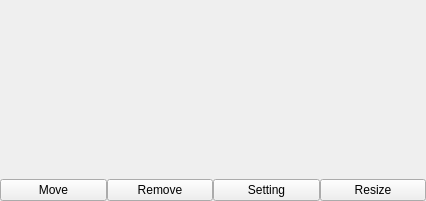
<?xml version="1.0" encoding="UTF-8"?>
<ui version="4.0">
 <class>DeckConfigDisplayBar</class>
 <widget class="QWidget" name="DeckConfigDisplayBar">
  <property name="geometry">
   <rect>
    <x>0</x>
    <y>0</y>
    <width>426</width>
    <height>201</height>
   </rect>
  </property>
  <property name="windowTitle">
   <string>Form</string>
  </property>
  <property name="styleSheet">
   <string notr="true"/>
  </property>
  <layout class="QVBoxLayout" name="verticalLayout">
   <property name="spacing">
    <number>0</number>
   </property>
   <property name="leftMargin">
    <number>0</number>
   </property>
   <property name="topMargin">
    <number>0</number>
   </property>
   <property name="rightMargin">
    <number>0</number>
   </property>
   <property name="bottomMargin">
    <number>0</number>
   </property>
   <item>
    <widget class="QWidget" name="settingWidget" native="true">
     <layout class="QVBoxLayout" name="verticalLayout_2">
      <property name="spacing">
       <number>0</number>
      </property>
      <property name="leftMargin">
       <number>0</number>
      </property>
      <property name="topMargin">
       <number>0</number>
      </property>
      <property name="rightMargin">
       <number>0</number>
      </property>
      <property name="bottomMargin">
       <number>0</number>
      </property>
     </layout>
    </widget>
   </item>
   <item>
    <layout class="QHBoxLayout" name="horizontalLayout">
     <item>
      <widget class="QPushButton" name="moveBtn">
       <property name="text">
        <string>Move</string>
       </property>
      </widget>
     </item>
     <item>
      <widget class="QPushButton" name="removeBtn">
       <property name="text">
        <string>Remove</string>
       </property>
      </widget>
     </item>
     <item>
      <widget class="QPushButton" name="settingBtn">
       <property name="text">
        <string>Setting</string>
       </property>
      </widget>
     </item>
     <item>
      <widget class="QPushButton" name="resizeBtn">
       <property name="text">
        <string>Resize</string>
       </property>
      </widget>
     </item>
    </layout>
   </item>
  </layout>
 </widget>
 <resources/>
 <connections/>
</ui>
